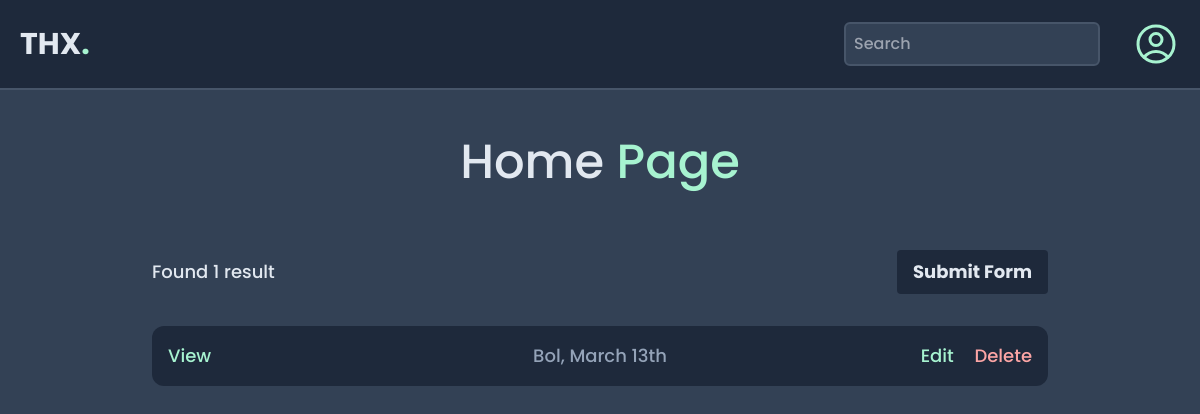
/, run on an earlier commit of the app's database.
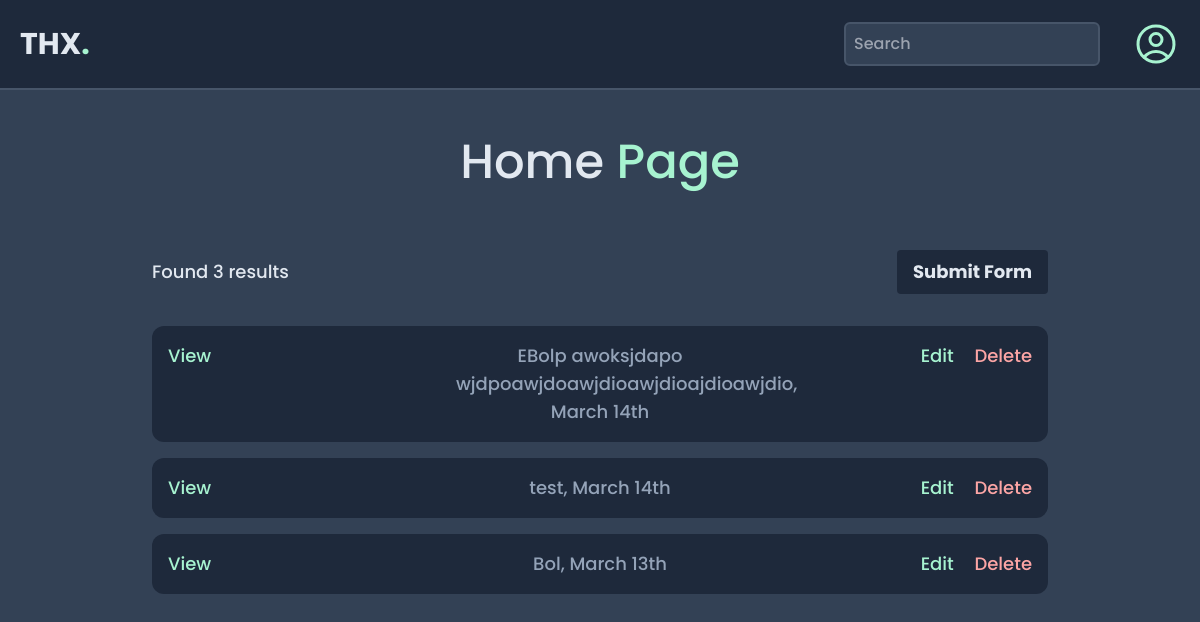
And on a later commit of the database.
### base/models.py (models this page shows, shortened)
class Room(models.Model):
    COUNTRY_CHOICES = [
        ("NL", "Netherlands"),
        ("BE", "Belgium"),
        ("DE", "Germany"),
        ("FR", "France"),
        ("UK", "United Kingdom"),
    ]
    country = models.CharField(max_length=50, choices=COUNTRY_CHOICES, default="NL")
    name_client = models.CharField(max_length=50, default="")
    name_advertiser = models.CharField(max_length=50, null=True, blank=True, default="")
    name_campaign = models.CharField(max_length=50, default="")
    comment = models.TextField(max_length=100, null=True, blank=True, default="")
    updated = models.DateTimeField(auto_now=True)
    created = models.DateTimeField(auto_now_add=True)
    class Meta:
        ordering = ["-created"]

### base/views.py (the view)
# urls.py: path("", views.home, name="home"),
def home(request):
    q = request.GET.get("q") if request.GET.get("q") != None else ""
    rooms = Room.objects.filter(Q(name_client__icontains=q) | Q(comment__icontains=q))
    room_count = rooms.count()
    context = {"rooms": rooms, "room_count": room_count, "title": "Home"}
    return render(request, "base/home.html", context)

### base/templates/base/home.html
{% extends "main.html" %} {% block content %}
<h1 class="text-4xl pb-6 md:text-5xl md:pb-12">
  {{title}}<span class="text-emerald-200"> Page</span>
</h1>
<div class="mb-6 text-lg p-8 md:rounded-xl w-full lg:w-[60rem] -mt-4">
  <div class="flex flex-col justify-center align-baseline">
    <div class="flex justify-between items-center mb-6">
      <p>Found {{room_count}} result{% if room_count != 1 %}s{% endif %}</p>
      <a
        href="{% url 'submit' %}"
        class="bg-slate-800 hover:text-emerald-200 hover:cursor-pointer font-bold py-2 px-4 rounded"
      >
        Submit Form
      </a>
    </div>
    {% for room in rooms %}
    <div class="my-2 bg-slate-800 rounded-xl p-4 flex justify-between">
      <div class="w-72">
        <a href="{% url 'room' room.id %}" class="text-emerald-200">View</a>
      </div>
      <div class="text-slate-400 w-72 text-center">
        {{room.name_client}}, {{room.created|date:"F d"}}th
      </div>
      <div class="w-72 text-end">
        <a href="{% url 'edit' room.id %}" class="text-emerald-200 mr-4"
          >Edit</a
        >
        <a href="{% url 'delete' room.id %}" class="text-red-300">Delete</a>
      </div>
    </div>
    {% endfor %}
  </div>
</div>
{% endblock %}

What changed in the data, as far as the page shows it:
added Room: name_client "EBolp awoksjdapo wjdpoawjdoawjdioawjdioajdioawjdio", created "March 14"
added Room: name_client "test", created "March 14"
Also different on the page:
{{ room_count }}: "1" → "3"
text now shown: "s"
